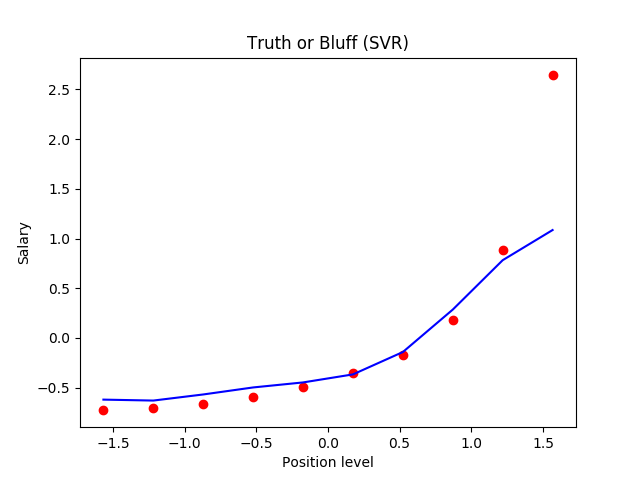

The script that drew this image:
# SVR

# Importing the libraries
import numpy as np
import matplotlib.pyplot as plt
import pandas as pd

# Importing the dataset
dataset = pd.read_csv('/home/nafees/PycharmProjects/Test/Udemy Based ML Works/DataSet/Position_Salaries.csv')
X = dataset.iloc[:, 1:2].values
y = dataset.iloc[:, 2].values

# Splitting the dataset into the Training set and Test set
"""from sklearn.cross_validation import train_test_split
X_train, X_test, y_train, y_test = train_test_split(X, y, test_size = 0.2, random_state = 0)"""

# Feature Scaling

from sklearn.preprocessing import StandardScaler
sc_X = StandardScaler()
sc_y = StandardScaler()
X = sc_X.fit_transform(X)
y = sc_y.fit_transform(y)

# Fitting SVR to the dataset
from sklearn.svm import SVR
regressor = SVR(kernel = 'rbf')
regressor.fit(X, y)

# Predicting a new result
y_pred = regressor.predict(6.5)
y_pred = sc_y.inverse_transform(y_pred)

# Visualising the SVR results
plt.scatter(X, y, color = 'red')
plt.plot(X, regressor.predict(X), color = 'blue')
plt.title('Truth or Bluff (SVR)')
plt.xlabel('Position level')
plt.ylabel('Salary')
plt.show()

# Visualising the SVR results (for higher resolution and smoother curve)
X_grid = np.arange(min(X), max(X), 0.01) # choice of 0.01 instead of 0.1 step because the data is feature scaled
X_grid = X_grid.reshape((len(X_grid), 1))
plt.scatter(X, y, color = 'red')
plt.plot(X_grid, regressor.predict(X_grid), color = 'blue')
plt.title('Truth or Bluff (SVR)')
plt.xlabel('Position level')
plt.ylabel('Salary')
plt.show()
